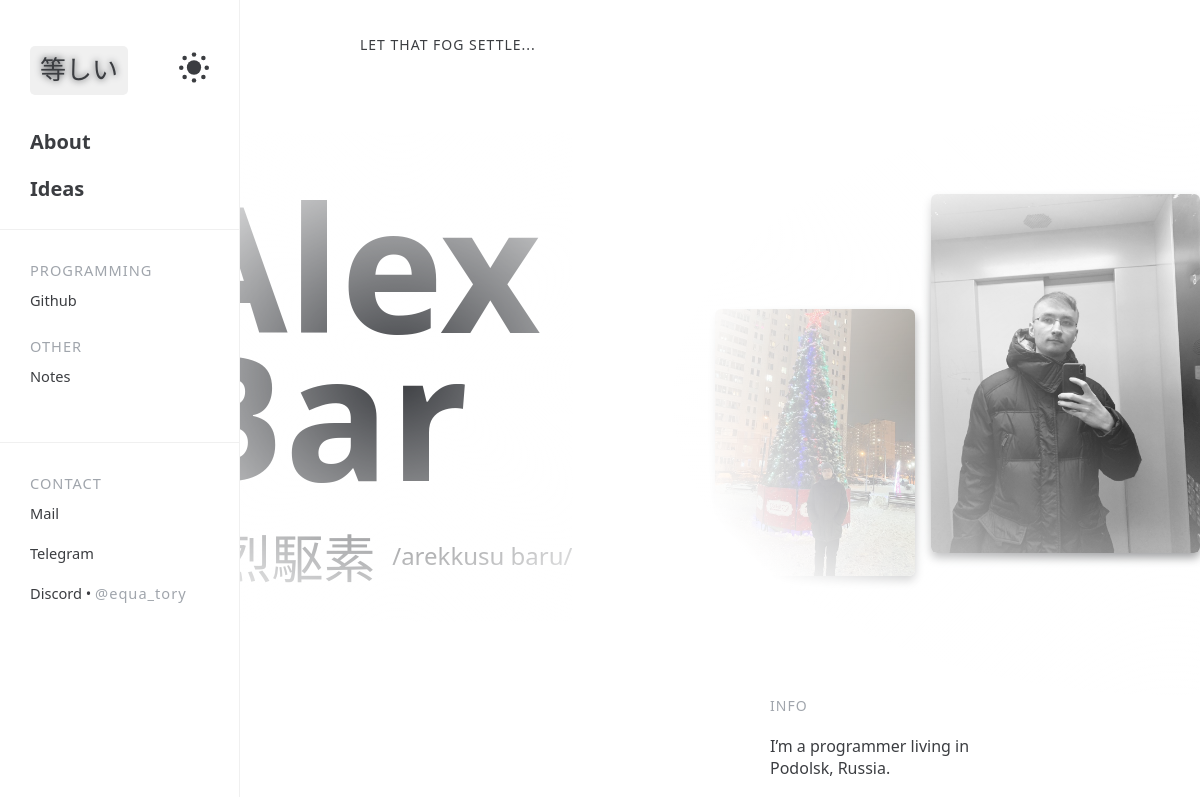
The app's page /about (upper part), older data.
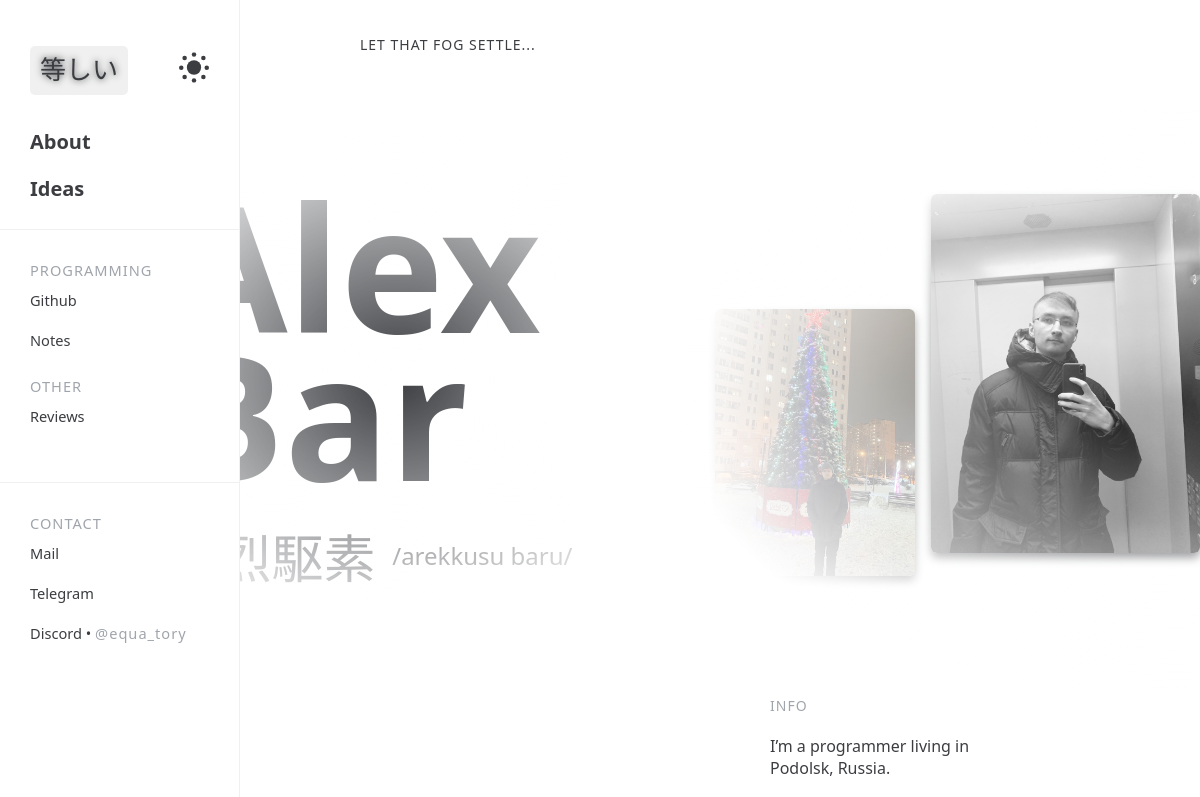
The same page, newer data.
### core/models.py (models this page shows, shortened)
class Category(models.Model):
    name = models.CharField(max_length=26, db_index=True, verbose_name="Category name")
    posts = models.ManyToManyField('Post', null=True, blank=True, related_name="+")
    class Meta:
        verbose_name_plural = "Categories"

### core/views.py (the view)
# urls.py: path('about',views.about,name='about'),
def about(request):
    data = {
        'title': 'About',
        'headers': headers,
        'sections': sections
    }
    return render(request, 'core/about.html', context=data)

### core/templates/core/about.html (shortened to what this page needs)
{% extends 'core/base.html' %}
{% load static %}
{% block content %}
<div class="about">
    <header id="en"><p>LET THAT FOG SETTLE...</p></header>
    <div class="title">
        <div class="name">
            <div class="fog"></div>
            <h1>Alex Bar</h1>
            <footer>
                <span>荒烈駆素</span>
                <span class="transcription">/arekkusu baru/</span>
            </footer>
        </div>
        <div class="image-set">
            <div class="fog"></div>
            <div class="frame1">
                <img src="{% static 'core/img/about/871458742187.jpg' %}">
            </div>
            <div class="frame4">
                <img src="{% static 'core/img/about/5291913958447505423.jpg' %}">
            </div>
        </div>
    </div>
    <div class="info">
        <div class="text">
            <header>
                <span id="en">INFO</span>
            </header>
            <span id="en">
            </span>
        </div>
    </div>
</div>
{% endblock %}

### core/templates/core/base.html (shortened to what this page needs)
{% load static %}
<!DOCTYPE html>
<html lang="en">
<head>
    <link type="text/css" href="{% static 'core/css/style.css' %}" rel="stylesheet"/>
</head>
<body class="en">
    <aside>
        <header>
            <div class="title">
                <div class="framer">
                    <a href="{% url 'redir' %}" class="logo" id="logo"><span>等しい</span></a>
                </div>
                {% for h in headers %}
                    {% if h.id == "en" %}
                    <a id="en" class="title-btn" href="{% url h.url %}">{{h.title}}</a>
                    {% else %}
                    <a id="ru" class="title-btn" href="{% url h.url %}">{{h.title}}</a>
                    {% endif %}
                {% endfor %}
            </div>
        </header>
        <menu>
            {% for s in sections %}
            <span class="title">{{s.name}}</span>
            {% for c in s.categories %}
            <div class="folder">
                <a class="folder-title">{{c.name}}</a>
            </div>
            {% endfor %}
            <div class="space"></div>
            {% endfor %}
        </menu>
        <footer>
            <span><p id="en">CONTACT</p><p id="ru">СВЯЗАТЬСЯ</p></span>
            <a href="mailto:thesuspect9980@gmail.com" id="en">Mail</a>
            <a href="https://telegram.me/TheSuspectDBG">Telegram</a>
            <a>Discord • <span>@equa_tory</span></a>
        </footer>
    </aside>
    <main id="content">{% block content %}{% endblock %}</main>
</body>
</html>

Row changes from the older to the newer data that the page shows:
shown differently, row unchanged: Category "Notes": moves from the list under "OTHER" to the list under "PROGRAMMING"
added Category: name "Reviews", shown under "OTHER"
